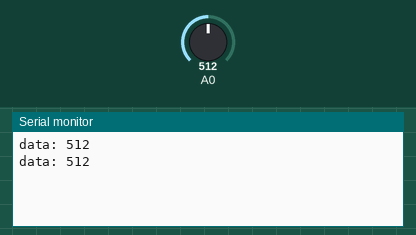
Recording of a sketch running on a simulated Arduino Mega 2560, built with avr-gcc and run on an emulated ATmega2560. Shown: the last lines printed to the serial monitor. Inputs (shaded band) come from the test bench; at power-on: A0 = 512. No radio packets arrive unless stated.

Above: at 1.8 s.
1.9 s: A0 set to 716
At 2.8 s:
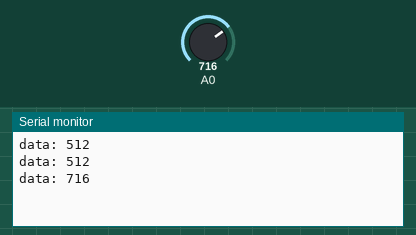
3.4 s: A0 set to 900
At 4.5 s:
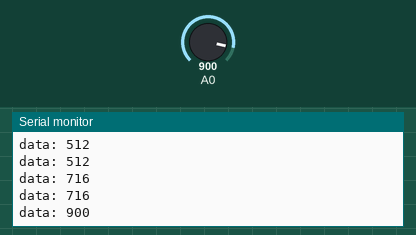
Timing chart, 0 to 6.4 s (numbered marks = the images above; inputs shaded):
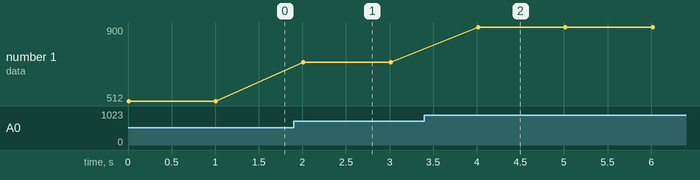

The sketch:

NRF_peredatchik.ino
```cpp
// Источник: роботехника18.рф

#include <SPI.h>      // библиотека для протокола SPI
#include <nRF24L01.h> // библиотека для nRF24L01+
#include <RF24.h>     // библиотека для радио модуля

const uint64_t pipe = 0xF0F1F2F3F4LL; // идентификатор передачи
RF24 radio(9,10); // Для MEGA2560 замените на RF24 radio(9,53);

void setup()
{
  pinMode(A0,INPUT);   // порт для датчика воды
  Serial.begin(9600);  // запускаем последовательный порт
  radio.begin();       // включаем радио модуль
  radio.setChannel(0); // выбираем канал (от 0 до 127)

    // скорость: RF24_250KBPS, RF24_1MBPS или RF24_2MBPS
  radio.setDataRate(RF24_1MBPS);
    // мощность: RF24_PA_MIN=-18dBm, RF24_PA_LOW=-12dBm, RF24_PA_MED=-6dBM
  radio.setPALevel(RF24_PA_HIGH);

  radio.openWritingPipe(pipe);      // открываем трубу на передачу
  radio.stopListening();
}

void loop()
{
  int data = analogRead(A0);        // читаем значение с датчика

  radio.write(&data, sizeof(data)); // отправляем данные и указываем байты

  Serial.print("data: ");
  Serial.println(data);             // выводим данные на монитор порта
  delay(1000);
}
```

Measured:
- after the input at 1.9 s, the serial monitor: prints a new line after 0.11 s (image 1)
- after the input at 3.4 s, the serial monitor: prints a new line after 0.61 s (image 2)
- plotted number 1: 512 → 716 after the input at 1.9 s, 716 → 900 after the input at 3.4 s
